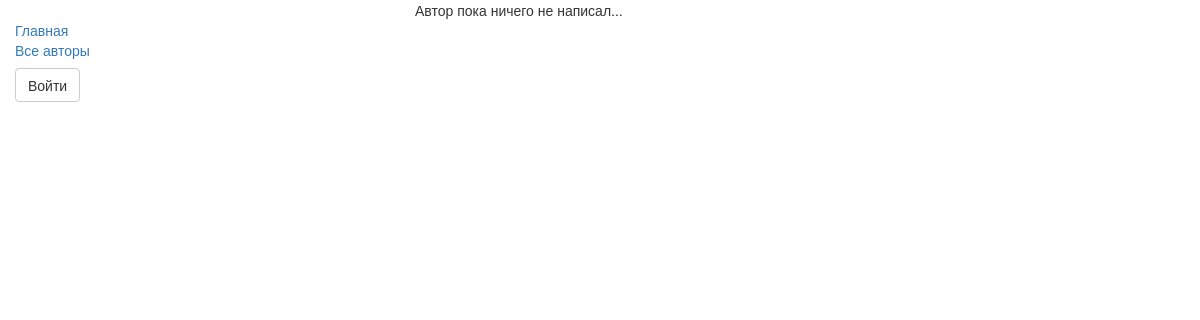
Page /blog/2/ on the earlier database version.
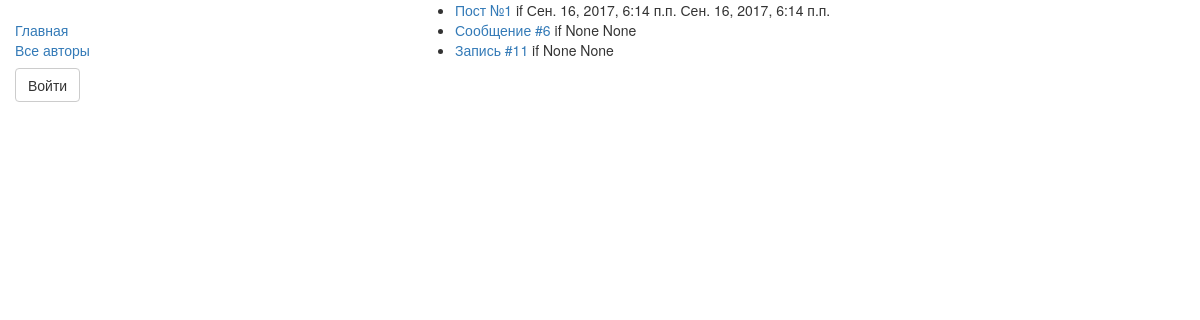
Same page on the later database version.
### blog/models.py (models this page shows)
class Post(models.Model):
    title = models.CharField(max_length=256, verbose_name='Заголовок')
    created = models.DateTimeField(auto_now_add=True, verbose_name='Создано')
    published = models.DateTimeField(blank=True, null=True, verbose_name='Опубликовано')
    content = models.TextField(verbose_name='Контент')
    author = models.ForeignKey(Profile, related_name='author')
    def get_absolute_url(self):
        return '/post/%i/' % self.pk
    def __str__(self):
        return f'{self.title}:{self.created}:{self.published}:{self.author}'
    class Meta:
        ordering = ('-published',)

### blog/views.py (the view)
# urls.py: url(r'^blog/(?P<author_id>\d+)/$', views.AuthorBlogList.as_view(), name='author_blog_list'),
class AuthorBlogList(ListView):
    model = Post
    context_object_name = 'author_posts_list'
    pk_url_kwarg = "author_id"
    template_name = 'posts/author_posts_list.html'
    def get_queryset(self):
        print('AuthorBlogList.get_queryset:', self.kwargs)
        author_id = int(self.kwargs['author_id'])
        return Post.objects.filter(author_id=author_id)
    def get_context_data(self, *args, **kwargs):
        context = super(AuthorBlogList, self).get_context_data(**kwargs)
        print('AuthorBlogList.context:', context[self.context_object_name])
        return context

### blog/models.py (called while the page is built)
    def __str__(self):
        return (f'{self.user.last_name} {self.user.first_name}: {self.blog_name}')

### blog/templates/posts/author_posts_list.html
{% extends 'base_generic.html' %} {% block title %} Лента {% endblock title %} {% block content %} {% if author_posts_list %}
<ul>
    {% for item in author_posts_list %}
    <li>
        <a href="{{ item.get_absolute_url }}">{{ item.title }}</a> if {{ item.published }} {{ item.published }} {{ else }} {{ endif }}
    </li>
    {% endfor %}
</ul>
{% else %}
<p>Автор пока ничего не написал...</p>
{% endif %} {% endblock content %}

### blog/templates/base_generic.html (shortened to what this page needs)
<!DOCTYPE html>
<html lang="ru">
<head>
    <link rel="stylesheet" href="https://maxcdn.bootstrapcdn.com/bootstrap/3.3.7/css/bootstrap.min.css">
    {% load static %}
    <link rel="stylesheet" href="{% static 'css/styles.css' %}">
</head>
<body>
    <div class="container-fluid">
        <div class="row">
            <div class="col-sm-4">
                {% block sidebar %}
                <ul class="sidebar-nav">
                    <li><a href="{% url 'index' %}">Главная</a></li>
                    <li><a href="{% url 'authors' %}">Все авторы</a></li>
                    {% if not user.is_authenticated %}
                    <li><a href="{% url 'login' %}" class="btn btn-default navbar-btn">Войти</a></li>
                    {% else %}
                    <li><a href="{% url 'logout' %}" class="btn btn-default navbar-btn">{{user.username}}:Выйти</a></li>
                    <li><a href="{% url 'author_blog_list' author_id=user.id %}">Мой блог</a></li>
                    <li><a href="{% url 'ribbon' %}">Моя лента</a></li>
                    {% endif %}
                </ul>
                {% endblock %}
            </div>
            <div class="col-sm-8">
                {% block content %} {% endblock %}
            </div>
        </div>
    </div>
</body>
</html>

### static/css/styles.css (style rules this page uses)
.sidebar-nav { margin-top: 20px; padding: 0; list-style: none; }

Differences in the rows shown:
added Post: title "Пост №1", published "Сен. 16, 2017, 6:14 п.п."
added Post: title "Сообщение #6", published "None"
added Post: title "Запись #11", published "None"
Other differences:
text no longer shown: "Автор пока ничего не написал..."
